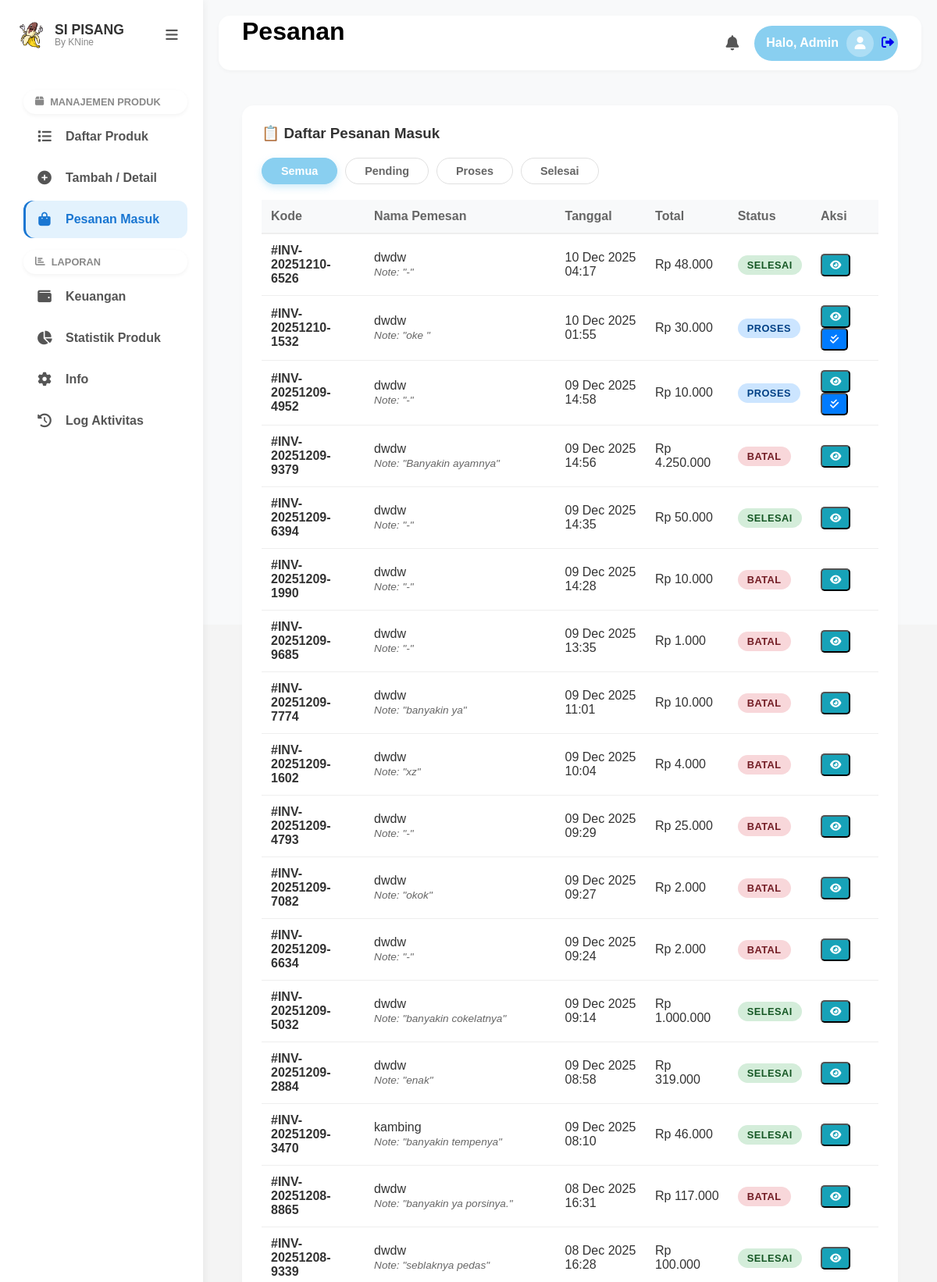
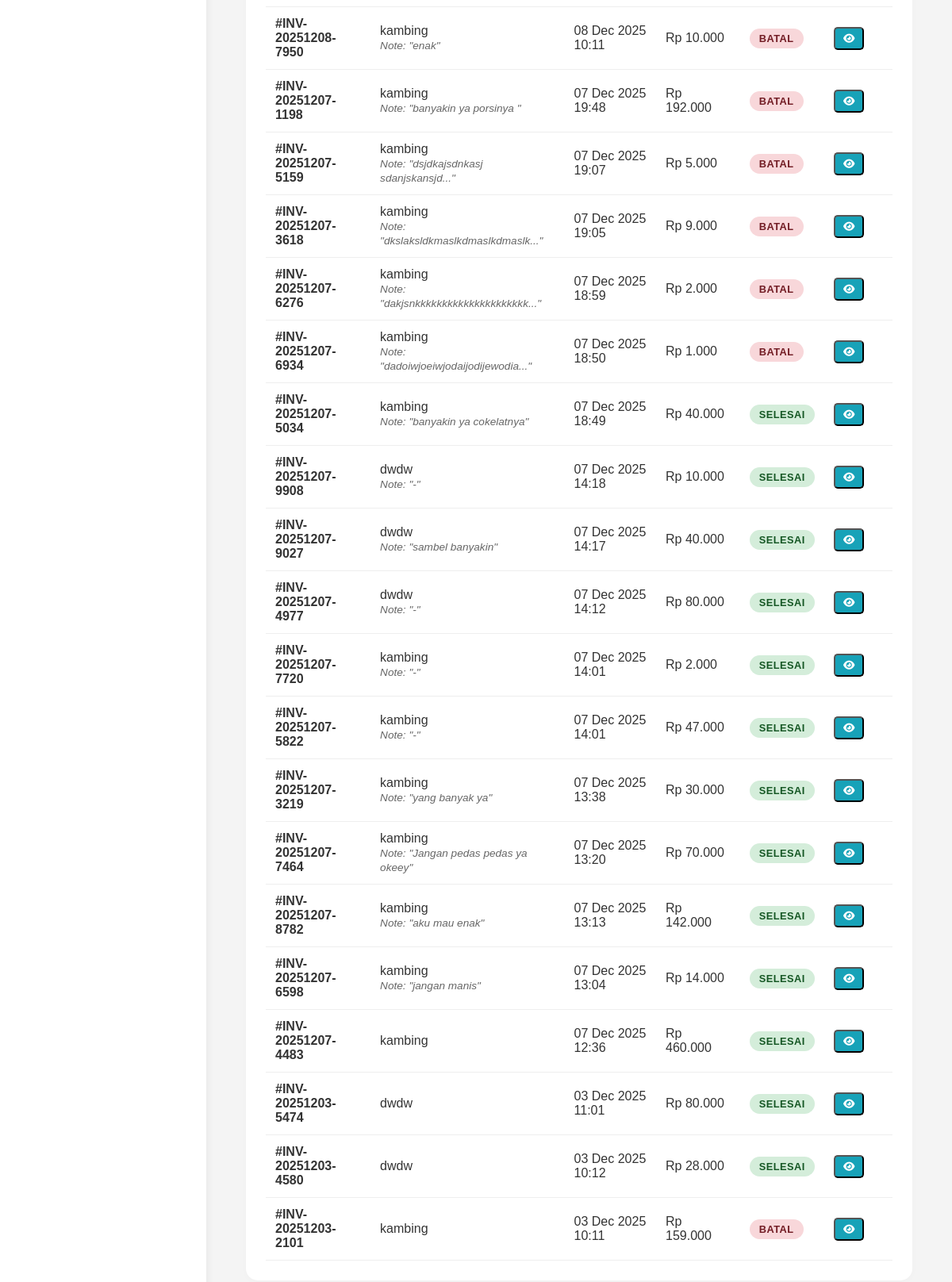
The page /index.php?action=dashboard&page=pesanan (signed in) on the database its author committed (2 pictures, top to bottom).
### tables this page shows
CREATE TABLE `pesanan` (
  `id` int NOT NULL AUTO_INCREMENT,
  `kode_pesanan` varchar(20) NOT NULL,
  `user_id` int NOT NULL,
  `total_harga` decimal(10,2) NOT NULL,
  `metode_bayar` enum('cash','qris') NOT NULL,
  `metode_kirim` enum('pickup','delivery') NOT NULL,
  `alamat_kirim` text,
  `catatan` text,
  `status` enum('pending','proses','selesai','batal') DEFAULT 'pending',
  `catatan_tolak` text,
  `tanggal` datetime DEFAULT CURRENT_TIMESTAMP,
  PRIMARY KEY (`id`),
  KEY `user_id` (`user_id`),
  CONSTRAINT `pesanan_ibfk_1` FOREIGN KEY (`user_id`) REFERENCES `users` (`id`)
);

CREATE TABLE `users` (
  `id` int NOT NULL AUTO_INCREMENT,
  `nama_user` varchar(100) NOT NULL,
  `email` varchar(100) NOT NULL,
  `password` varchar(255) NOT NULL,
  `alamat` text,
  `role` enum('admin','customer') DEFAULT 'customer',
  `created_at` timestamp NULL DEFAULT CURRENT_TIMESTAMP,
  PRIMARY KEY (`id`),
  UNIQUE KEY `email` (`email`)
);

### controllers/AdminController.php (called while the page is built, shortened)
<?php
require_once 'config/Database.php';
class AdminController
{
    private $db;
    public function __construct()
    {
        $database = new Database();
        $this->db = $database->getConnection();
    }
    public function dashboard()
    {
        $view = isset($_GET['page']) ? $_GET['page'] : 'daftar_produk';
        switch ($view) {
            case 'pesanan':
                $statusFilter = isset($_GET['status']) ? $_GET['status'] : 'all';
                $data = $this->getAllPesanan($statusFilter);
                break;
        }
        require 'views/admin/dashboard.php';
    }
    private function getAllPesanan($status = 'all')
    {
        $sql = "SELECT p.*, u.nama_user
                FROM pesanan p
                JOIN users u ON p.user_id = u.id";
        $sql .= " ORDER BY p.tanggal DESC";
        $stmt = $this->db->prepare($sql);
        $stmt->execute();
        return $stmt->fetchAll(PDO::FETCH_ASSOC);
    }
}

### config/Database.php (called while the page is built, shortened)
<?php
class Database {
    private $host = "localhost";
    private $db_name = "db_sipisang";
    private $username = "root";
    private $password = "67534";
    public function getConnection() {
        $this->conn = null;
        try {
            $this->conn = new PDO("mysql:host=" . $this->host . ";dbname=" . $this->db_name, $this->username, $this->password);
            $this->conn->exec("set names utf8");
        } catch(PDOException $exception) {
            echo "Connection error: " . $exception->getMessage();
        }
        return $this->conn;
    }
}
?>

### views/admin/pages/pesanan.php (the view)
<div class="card-box">
    <h3>📋 Daftar Pesanan Masuk</h3>
    <?php $currentStatus = isset($_GET['status']) ? $_GET['status'] : 'all'; ?>
    <div class="filter-bar" style="margin: 20px 0; display:flex; gap:10px;">
        <a href="index.php?action=dashboard&page=pesanan&status=all"
           class="btn-filter <?= $currentStatus == 'all' ? 'active' : '' ?>">
           Semua
        </a>
        <a href="index.php?action=dashboard&page=pesanan&status=pending"
           class="btn-filter <?= $currentStatus == 'pending' ? 'active' : '' ?>">
           Pending
        </a>
        <a href="index.php?action=dashboard&page=pesanan&status=proses"
           class="btn-filter <?= $currentStatus == 'proses' ? 'active' : '' ?>">
           Proses
        </a>
        <a href="index.php?action=dashboard&page=pesanan&status=selesai"
           class="btn-filter <?= $currentStatus == 'selesai' ? 'active' : '' ?>">
           Selesai
        </a>
    </div>
    <table class="table-custom">
        <thead>
            <tr>
                <th>Kode</th>
                <th>Nama Pemesan</th>
                <th>Tanggal</th>
                <th>Total</th>
                <th>Status</th>
                <th>Aksi</th>
            </tr>
        </thead>
        <tbody>
            <?php if(!empty($data)): ?>
                <?php foreach($data as $row): ?>
                <tr>
                    <td><strong>#<?= $row['kode_pesanan'] ?></strong></td>
                    <td>
                        <?= $row['nama_user'] ?>
                        <?php if(!empty($row['catatan'])): ?>
                            <br>
                            <small style="color: #666; font-size: 0.85rem; font-style: italic;" title="<?= $row['catatan'] ?>">
                                Note: "<?= mb_strimwidth($row['catatan'], 0, 30, "...") ?>"
                            </small>
                        <?php endif; ?>
                    </td>
                    <td><?= date('d M Y H:i', strtotime($row['tanggal'])) ?></td>
                    <td>Rp <?= number_format($row['total_harga'], 0, ',', '.') ?></td>
                    <td>
                        <span class="status-badge status-<?= $row['status'] ?>">
                            <?= ucfirst($row['status']) ?>
                        </span>
                    </td>
                    <td>
                        <button class="btn-action btn-info" onclick="viewDetail(<?= $row['id'] ?>)" title="Lihat Detail">
                            <i class="fas fa-eye"></i>
                        </button>
                        <?php if($row['status'] == 'pending'): ?>
                            <button class="btn-action btn-success" onclick="updateStatus(<?= $row['id'] ?>, 'proses')" title="Proses Pesanan">
                                <i class="fas fa-check"></i>
                            </button>
                            <button class="btn-action btn-danger" onclick="updateStatus(<?= $row['id'] ?>, 'batal')" title="Tolak Pesanan">
                                <i class="fas fa-times"></i>
                            </button>
                        <?php elseif($row['status'] == 'proses'): ?>
                            <button class="btn-action btn-primary" onclick="updateStatus(<?= $row['id'] ?>, 'selesai')" title="Selesaikan Pesanan" style="background:#007bff;">
                                <i class="fas fa-check-double"></i>
                            </button>
                        <?php endif; ?>
                    </td>
                </tr>
                <?php endforeach; ?>
            <?php else: ?>
                <tr><td colspan="6" class="text-center">Belum ada pesanan masuk.</td></tr>
            <?php endif; ?>
        </tbody>
    </table>
</div>

### public/css/style.css (style rules this page uses)
* { margin: 0; padding: 0; box-sizing: border-box; font-family: 'Poppins', sans-serif; }
html { scroll-behavior: smooth; }
body { background-color: #f8f9fa; color: #333; overflow-x: hidden; padding-top: 170px; }
a { text-decoration: none; }
body.admin-body { padding-top: 0; background-color: #f4f4f4; overflow: hidden; }
.card-box { background: #fff; padding: 25px; border-radius: 15px; box-shadow: 0 2px 10px rgba(0, 0, 0, 0.02); margin-bottom: 20px; }
.table-custom { width: 100%; border-collapse: collapse; margin-top: 15px; }
.table-custom th { text-align: left; padding: 12px; background: #f8f9fa; color: #666; font-weight: 600; border-bottom: 2px solid #eee; }
.table-custom td { padding: 12px; border-bottom: 1px solid #eee; vertical-align: middle; }
.btn-action { padding: 6px 10px; border-radius: 5px; color: #fff; text-decoration: none; font-size: 0.85rem; margin-right: 5px; display: inline-block; transition: 0.2s; }
.status-proses { background: #cce5ff; color: #004085; }
.status-selesai { background: #d4edda; color: #155724; }
.status-batal { background: #f8d7da; color: #721c24; }

### public/css/admin.css (style rules this page uses)
body.admin-body { padding-top: 0; background-color: #f4f4f4; overflow-y: auto; }
.card-box { background: #fff; padding: 25px; border-radius: 15px; box-shadow: 0 2px 10px rgba(0, 0, 0, 0.02); margin-bottom: 20px; }
.table-custom { width: 100%; border-collapse: collapse; margin-top: 15px; }
.table-custom th { text-align: left; padding: 12px; background: #f8f9fa; color: #666; font-weight: 600; }
.table-custom td { padding: 12px; border-bottom: 1px solid #eee; }
.btn-action { padding: 5px 10px; border-radius: 5px; color: #fff; text-decoration: none; font-size: 0.8rem; margin-right: 5px; }
.status-badge { padding: 5px 12px; border-radius: 20px; font-size: 0.8rem; font-weight: 600; text-transform: uppercase; letter-spacing: 0.5px; }
.status-proses { background: #cce5ff; color: #004085; }
.status-selesai { background: #d4edda; color: #155724; }
.status-batal { background: #f8d7da; color: #721c24; }
.btn-info { background: #17a2b8; }
.btn-primary { background: #007bff; }
.filter-bar { display: flex; gap: 12px; margin: 20px 0; flex-wrap: wrap; }
.btn-filter { display: inline-block; padding: 8px 24px; border-radius: 50px; border: 1px solid #e0e0e0; background-color: #fff; color: #666; text-decoration: none; font-weight: 600; font-size: 0.9rem; transition: all 0.3s ease; }
.btn-filter.active { background-color: #89CFF0; color: #fff; border-color: #89CFF0; box-shadow: 0 4px 10px rgba(137, 207, 240, 0.4); }

### rows shown on the page
pesanan: kode_pesanan "INV-20251210-6526", user.nama_user "dwdw", catatan "-", tanggal "10 Dec 2025 04:17", total_harga "48.000", status "SELESAI"
pesanan: kode_pesanan "INV-20251210-1532", user.nama_user "dwdw", catatan "oke", tanggal "10 Dec 2025 01:55", total_harga "30.000", status "PROSES"
pesanan: kode_pesanan "INV-20251209-4952", user.nama_user "dwdw", catatan "-", tanggal "09 Dec 2025 14:58", total_harga "10.000", status "PROSES"
pesanan: kode_pesanan "INV-20251209-9379", user.nama_user "dwdw", catatan "Banyakin ayamnya", tanggal "09 Dec 2025 14:56", total_harga "4.250.000", status "BATAL"
pesanan: kode_pesanan "INV-20251209-6394", user.nama_user "dwdw", catatan "-", tanggal "09 Dec 2025 14:35", total_harga "50.000", status "SELESAI"
pesanan: kode_pesanan "INV-20251209-1990", user.nama_user "dwdw", catatan "-", tanggal "09 Dec 2025 14:28", total_harga "10.000", status "BATAL"
pesanan: kode_pesanan "INV-20251209-9685", user.nama_user "dwdw", catatan "-", tanggal "09 Dec 2025 13:35", total_harga "1.000", status "BATAL"
pesanan: kode_pesanan "INV-20251209-7774", user.nama_user "dwdw", catatan "banyakin ya", tanggal "09 Dec 2025 11:01", total_harga "10.000", status "BATAL"
pesanan: kode_pesanan "INV-20251209-1602", user.nama_user "dwdw", catatan "xz", tanggal "09 Dec 2025 10:04", total_harga "4.000", status "BATAL"
pesanan: kode_pesanan "INV-20251209-4793", user.nama_user "dwdw", catatan "-", tanggal "09 Dec 2025 09:29", total_harga "25.000", status "BATAL"
pesanan: kode_pesanan "INV-20251209-7082", user.nama_user "dwdw", catatan "okok", tanggal "09 Dec 2025 09:27", total_harga "2.000", status "BATAL"
pesanan: kode_pesanan "INV-20251209-6634", user.nama_user "dwdw", catatan "-", tanggal "09 Dec 2025 09:24", total_harga "2.000", status "BATAL"
pesanan: kode_pesanan "INV-20251209-5032", user.nama_user "dwdw", catatan "banyakin cokelatnya", tanggal "09 Dec 2025 09:14", total_harga "1.000.000", status "SELESAI"
pesanan: kode_pesanan "INV-20251209-2884", user.nama_user "dwdw", catatan "enak", tanggal "09 Dec 2025 08:58", total_harga "319.000", status "SELESAI"
pesanan: kode_pesanan "INV-20251209-3470", user.nama_user "kambing", catatan "banyakin tempenya", tanggal "09 Dec 2025 08:10", total_harga "46.000", status "SELESAI"
pesanan: kode_pesanan "INV-20251208-8865", user.nama_user "dwdw", catatan "banyakin ya porsinya.", tanggal "08 Dec 2025 16:31", total_harga "117.000", status "BATAL"
pesanan: kode_pesanan "INV-20251208-9339", user.nama_user "dwdw", catatan "seblaknya pedas", tanggal "08 Dec 2025 16:28", total_harga "100.000", status "SELESAI"
pesanan: kode_pesanan "INV-20251208-7950", user.nama_user "kambing", catatan "enak", tanggal "08 Dec 2025 10:11", total_harga "10.000", status "BATAL"
pesanan: kode_pesanan "INV-20251207-1198", user.nama_user "kambing", catatan "banyakin ya porsinya", tanggal "07 Dec 2025 19:48", total_harga "192.000", status "BATAL"
pesanan: kode_pesanan "INV-20251207-5159", user.nama_user "kambing", catatan "dsjdkajsdnkasj sdanjskansjd...", tanggal "07 Dec 2025 19:07", total_harga "5.000", status "BATAL"
pesanan: kode_pesanan "INV-20251207-3618", user.nama_user "kambing", catatan "dkslaksldkmaslkdmaslkdmaslk...", tanggal "07 Dec 2025 19:05", total_harga "9.000", status "BATAL"
pesanan: kode_pesanan "INV-20251207-6276", user.nama_user "kambing", catatan "dakjsnkkkkkkkkkkkkkkkkkkkkk...", tanggal "07 Dec 2025 18:59", total_harga "2.000", status "BATAL"
pesanan: kode_pesanan "INV-20251207-6934", user.nama_user "kambing", catatan "dadoiwjoeiwjodaijodijewodia...", tanggal "07 Dec 2025 18:50", total_harga "1.000", status "BATAL"
pesanan: kode_pesanan "INV-20251207-5034", user.nama_user "kambing", catatan "banyakin ya cokelatnya", tanggal "07 Dec 2025 18:49", total_harga "40.000", status "SELESAI"
pesanan: kode_pesanan "INV-20251207-9908", user.nama_user "dwdw", catatan "-", tanggal "07 Dec 2025 14:18", total_harga "10.000", status "SELESAI"
pesanan: kode_pesanan "INV-20251207-9027", user.nama_user "dwdw", catatan "sambel banyakin", tanggal "07 Dec 2025 14:17", total_harga "40.000", status "SELESAI"
pesanan: kode_pesanan "INV-20251207-4977", user.nama_user "dwdw", catatan "-", tanggal "07 Dec 2025 14:12", total_harga "80.000", status "SELESAI"
pesanan: kode_pesanan "INV-20251207-7720", user.nama_user "kambing", catatan "-", tanggal "07 Dec 2025 14:01", total_harga "2.000", status "SELESAI"
pesanan: kode_pesanan "INV-20251207-5822", user.nama_user "kambing", catatan "-", tanggal "07 Dec 2025 14:01", total_harga "47.000", status "SELESAI"
pesanan: kode_pesanan "INV-20251207-3219", user.nama_user "kambing", catatan "yang banyak ya", tanggal "07 Dec 2025 13:38", total_harga "30.000", status "SELESAI"
pesanan: kode_pesanan "INV-20251207-7464", user.nama_user "kambing", catatan "Jangan pedas pedas ya okeey", tanggal "07 Dec 2025 13:20", total_harga "70.000", status "SELESAI"
pesanan: kode_pesanan "INV-20251207-8782", user.nama_user "kambing", catatan "aku mau enak", tanggal "07 Dec 2025 13:13", total_harga "142.000", status "SELESAI"
pesanan: kode_pesanan "INV-20251207-6598", user.nama_user "kambing", catatan "jangan manis", tanggal "07 Dec 2025 13:04", total_harga "14.000", status "SELESAI"
pesanan: kode_pesanan "INV-20251207-4483", user.nama_user "kambing", tanggal "07 Dec 2025 12:36", total_harga "460.000", status "SELESAI"
pesanan: kode_pesanan "INV-20251203-5474", user.nama_user "dwdw", tanggal "03 Dec 2025 11:01", total_harga "80.000", status "SELESAI"
pesanan: kode_pesanan "INV-20251203-4580", user.nama_user "dwdw", tanggal "03 Dec 2025 10:12", total_harga "28.000", status "SELESAI"
pesanan: kode_pesanan "INV-20251203-2101", user.nama_user "kambing", tanggal "03 Dec 2025 10:11", total_harga "159.000", status "BATAL"

### other values the page prints
str_replace('_', ' ', $view) "Pesanan"
